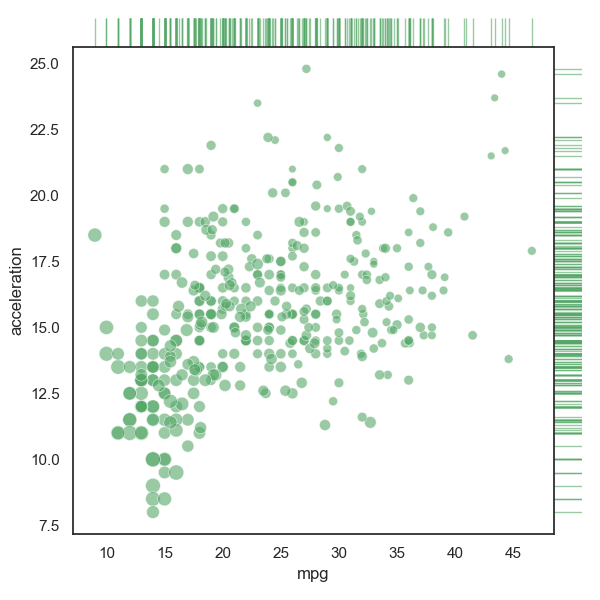

This figure's Python source:
# 引入所需库
import seaborn as sns
import matplotlib.pyplot as plt


# 设置图大小
f, ax = plt.subplots(figsize=(6, 6))
# 将主题设置为白色风格，使用预定义的颜色代码
sns.set_theme(style="white", color_codes=True)

# 加载示例数据集
mpg = sns.load_dataset("mpg")

# 创建一个联合散点图对象
g = sns.JointGrid(data=mpg, x="mpg", y="acceleration", space=0, ratio=17)
# 绘制联合散点图
g.plot_joint(sns.scatterplot, size=mpg["horsepower"], sizes=(30, 120),
             color="g", alpha=.6, legend=False)
# 绘制边缘散点图
g.plot_marginals(sns.rugplot, height=1, color="g", alpha=.6)
plt.show()
